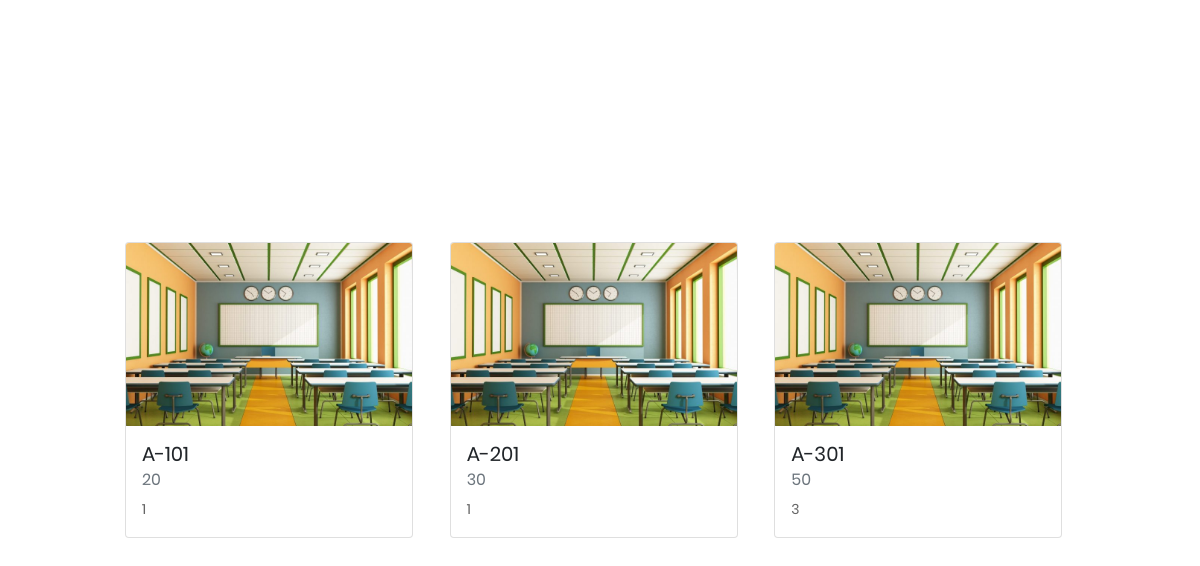
Page /main/room on the committed database.
### models/Conference.py (models this page shows, shortened)
class Conference(db.Model):
  __tablename__ = 'conferences'
  conference_id = db.Column(db.Integer, nullable=False, primary_key=True, autoincrement=True) # 主キー
  name = db.Column(db.String(20), nullable=False, unique=True)
  capacity = db.Column(db.Integer)
  fhoto_id = db.Column(db.Integer, unique=True)
  remarks = db.Column(db.String(100))
  equipments = db.relationship("Equipment",
                                secondary='conference_equipments',
                                uselist=True,
                                back_populates='conferences',
                                order_by='Equipment.equipment_id')
  reserves = db.relationship("Reserve", uselist=True, back_populates='conferences', cascade='all, delete-orphan')

### main_tab.py (the view)
@main_bp.route("/room")
def room_page():
    conferences = Conference.query.all()
    return render_template('room.html',conferences=conferences)

### templates/room.html (shortened to what this page needs)
{% extends "template.html" %}
{% block head %}
    <link rel="stylesheet" type="text/css" href="{{ url_for('static',filename='css/main_reserve.css') }}">
    <link rel="stylesheet" type="text/css" href="{{ url_for('static',filename='css/main_tab.css') }}">
{% endblock %}
{% block content %}
<div class="limiter">
   <div class="container-user100">
       <div class="wrap-room100">
          <div class="row row-cols-3 align-items-center">
              {% for conference in conferences %}
              <div class="col-sm-4  p-b-20">
                  <div class="card" style="width: 18rem;">
                      <img src='../static/img/{{ conference.__dict__['fhoto_id'] }}.jpg' class="card-img-top" alt="classroom">
                      <div class="card-body">
                          <h5 class="card-title">{{ conference.__dict__['name'] }}</h5>
                          <h6 class="card-subtitle mb-2 text-muted">{{ conference.__dict__['capacity'] }}</h6>
                          <p class="card-text">{{ conference.__dict__['remarks'] }}</p>
                      </div>
                  </div>
              </div>
              {% endfor %}
          </div>
       </div>
   </div>
</div>
{% endblock %}

### templates/template.html (shortened to what this page needs)
<!DOCTYPE html>
<html lang="ja">
<head>
    {% block head %}{% endblock %}
    <link href="https://cdn.jsdelivr.net/npm/bootstrap@5.1.3/dist/css/bootstrap.min.css" rel="stylesheet">
	<link rel="stylesheet" type="text/css" href="{{ url_for('static',filename='fonts/font-awesome-4.7.0/css/font-awesome.min.css') }}">
	<link rel="stylesheet" type="text/css" href="{{ url_for('static',filename='fonts/iconic/css/material-design-iconic-font.min.css') }}">
	<link rel="stylesheet" type="text/css" href="{{ url_for('static',filename='css/util.css') }}">
	<link rel="stylesheet" type="text/css" href="{{ url_for('static',filename='css/main.css') }}">
    <link rel="stylesheet" type="text/css" href="{{ url_for('static',filename='css/calendar_simple.css') }}">
</head>
<body>
    {% block content %}
    {% endblock %}
</body>
</html>

### static/css/main_reserve.css (style rules this page uses)
.container-user100 { width: 100%; min-height: 100vh; display: -webkit-box; display: -webkit-flex; display: -moz-box; display: -ms-flexbox; display: flex; flex-wrap: wrap; justify-content: center; align-items: center; padding: 15px; font-size: 20px; }
.wrap-room100 { width: 950px; overflow: hidden; }

### static/css/main.css (style rules this page uses)
* { margin: 0px; padding: 0px; box-sizing: border-box; }
body, html { height: 100%; font-family: Poppins-Regular, sans-serif; }
h1,h2,h3,h4,h5,h6 { margin: 0px; }
p { font-family: Poppins-Regular; font-size: 14px; line-height: 1.7; color: #666666; margin: 0px; }
.limiter { width: 100%; margin: 0 auto; }

### rows in the picture
Conference: __dict__.name "A-101", __dict__.capacity "20", __dict__.remarks "1"
Conference: __dict__.name "A-201", __dict__.capacity "30", __dict__.remarks "1"
Conference: __dict__.name "A-301", __dict__.capacity "50", __dict__.remarks "3"
